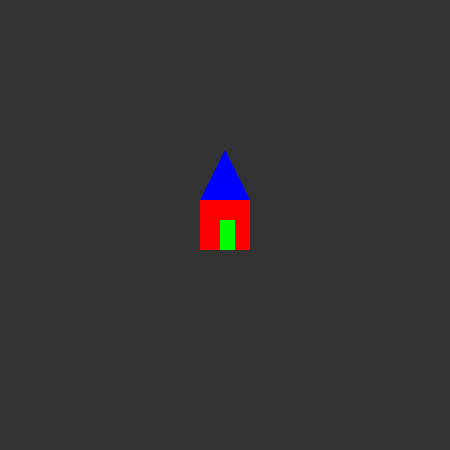
Frame 1 (no input)
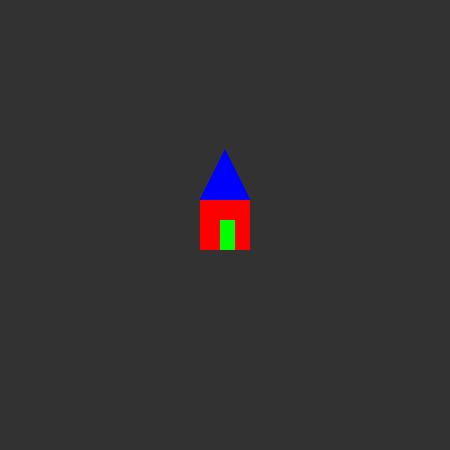
Frame 60 (no input)
Frame 120 (the mouse pressed at the canvas centre since frame 60): identical to frame 60, image omitted

The p5.js sketch that drew these frames (run headless with seeded random() and noise() and a simulated clock; from frame 60 on, the mouse is pressed at the canvas centre):

// p5.js sketch
// ── sketch.js
function setup() {
    createCanvas(450,450);
    background(50,50,50);
}

function draw() {
  /*Fourth argument in fill is transparency*/
  noStroke(); //To omit outlines or borders
  //Roof
  fill(0,0,255);
  triangle(225,150,200,200,250,200);
  //body
  fill(255,0,0);
  rect(200,200,50,50);
  //drawing a door
  fill(0,255,0);
  rect(220,220,15,30);
}
